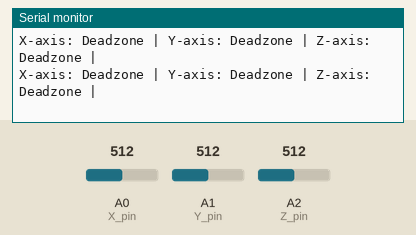
Simulated run of this sketch. Board: Arduino Uno, built with avr-gcc and run on an emulated ATmega328P. On the bench: the last lines printed to the serial monitor. The inputs (shaded band) are chosen by the test bench; at power-on: A0 (X_pin) = 512, A2 (Z_pin) = 512, A1 (Y_pin) = 512.

Above: at 1.3 s.
1.4 s: A0 (X_pin) set to 545
At 1.9 s:
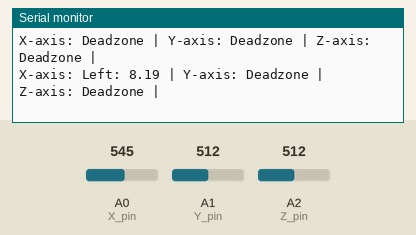
5.5 s: A2 (Z_pin) set to 548
At 5.9 s:
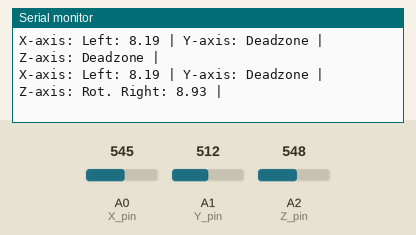
11.5 s: A1 (Y_pin) set to 553
At 12.0 s:
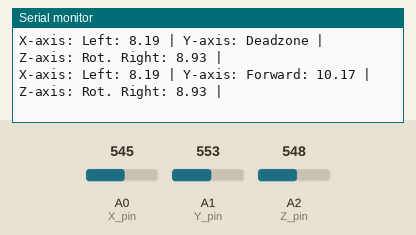
13.0 s: A1 (Y_pin) set to 527
At 13.5 s:
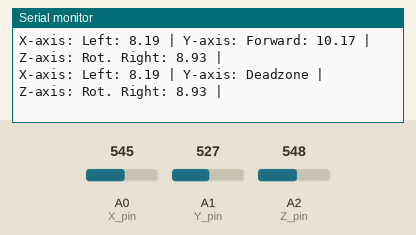

Measured:
- the behaviour switches between 537 and 538 on A0 (X_pin) (found by bisection; images 0 and 1)
- the behaviour switches between 537 and 538 on A2 (Z_pin) (found by bisection; images 1 and 2)
- the behaviour switches between 538 and 537 on A1 (Y_pin) (found by bisection; images 3 and 4)
- after the input at 1.4 s, the serial monitor: prints a new line after 0.10 s (image 1)
- after the input at 5.5 s, the serial monitor: prints a new line at once (image 2)
- after the input at 11.5 s, the serial monitor: prints a new line after 0.06 s (image 3)

The sketch:

joystick_intent.ino
```cpp
/*
 * joystick_intent.ino
 *
 * This module demonstrates reading joystick input with a deadzone and outputting the user's intent
 *
 * The packetized serial mode can drive a motor forward with resolution (0-127) or reverse (0-127)
 *
 * This program converts the raw analog to motor command required (eg. Left: 40 | Forward: 100)
 *
 * The production joystick is a three axis joystick (X, Y, and Z)
 *
 *
 * Potentiometer diagram (X and Y axes):
 *      O
 *     /|\
 *    + S -
 *
 * Note: for some weird reason, on the production joystick,
 * the Z pot uses the red and white wires as +/- leads and the black as the sweeper
 *
 * Setup: Note: a breadboard may be handy to connect multiple leads to single pins.
 * 1. Connect the positive leads on the X and Y potentiometers (leftmost) to 5v pin on Arduino.
 * 2. Connect the negative leads on the X and Y potentiometers (rightmost) to GND pin on Arduino.
 * 3. Connect the X and Y sweepers (middle) to analog pins A0 and A1 respectively.
 * 4. Connect the positive lead on the Z potentiometer (red wire) to the 5v pin on Arduino.
 * 5. Connect the negative lead on the Z potentiometer (white wire) to the GND pin on Arduino.
 * 6. Connect the Z sweeper (black wire) to the analog pin A2
 * 7. Connect Arduino to computer and upload this program to the board (see Arduino documentation).
 * 8. Open serial monitor in Arduino IDE to view output.
 *
 * Created 4 Apr 2020
 * By Alexander Ng
 *
 *
 */

const int X_pin = 0; // analog pin connected to X output
const int Y_pin = 1; // analog pin connected to Y output
const int Z_pin = 2; // analog pin connected to Z output
const int deadzonerange = 25; // deadzone range in center of joystick
// Note: 20 is about the bare minimum deadzone while not touching the joystick
const int center = 512; // analog reads 0-1023, so center is 512

void setup() {
  // put your setup code here, to run once:
  Serial.begin(9600);
}

void loop() {
  // put your main code here, to run repeatedly:
  Serial.print("X-axis: ");
  int xval = analogRead(X_pin);
  int xstd = xval - center;
  if(abs(xstd) > deadzonerange) {
    float xintent = (float)127 * (float)xstd / (float)512;
    if (xintent > 0) {
      Serial.print("Left: ");
      Serial.print(xintent);
    }
    else {
      Serial.print("Right: ");
      Serial.print(abs(xintent));
    }
  }
  else {
    Serial.print("Deadzone");
  }
  Serial.print(" | ");

  Serial.print("Y-axis: ");
  int yval = analogRead(Y_pin);
  int ystd = yval - center;
  if(abs(ystd) > deadzonerange) {
    float yintent = (float)127 * (float)ystd / (float)512;
    if (yintent > 0) {
      Serial.print("Forward: ");
      Serial.print(yintent);
    }
    else {
      Serial.print("Reverse: ");
      Serial.print(abs(yintent));
    }
  }
  else {
    Serial.print("Deadzone");
  }
  Serial.print(" | ");

  Serial.print("Z-axis: ");
  int zval = analogRead(Z_pin);
  int zstd = zval - center;
  if(abs(zstd) > deadzonerange) {
    float zintent = (float)127 * (float)zstd / (float)512;
    if (zintent > 0) {
      Serial.print("Rot. Right: ");
      Serial.print(zintent);
    }
    else {
      Serial.print("Rot. Left: ");
      Serial.print(abs(zintent));
    }
  }
  else {
    Serial.print("Deadzone");
  }
  Serial.println(" | ");

  delay(500);
}
```
